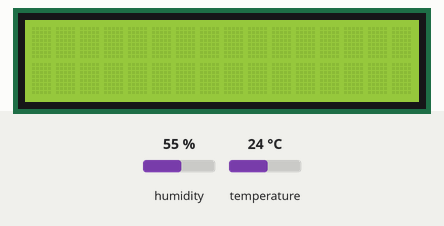
The sketch below on a simulated Arduino Uno, built with avr-gcc and run on an emulated ATmega328P. Shown: 16×2 character LCD. Inputs (shaded band) come from the test bench; at power-on: humidity 55 %, temperature 24 °C. The modem accepts every AT command (registered, SIM ready, sends succeed) and sends nothing else; what the sketch prints to the serial monitor is not drawn.

Above: at 1.2 s.
1.3 s: humidity set to 22 %
At 8.7 s:
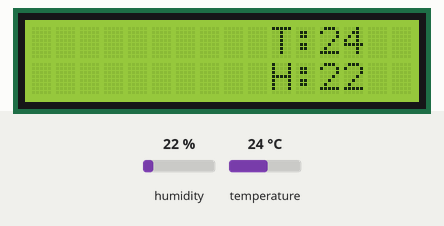
8.8 s: temperature set to 12 °C
At 16.1 s:
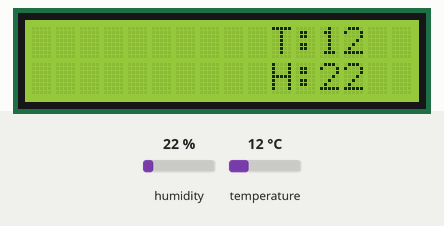
16.3 s: humidity set to 40 %
At 23.2 s:
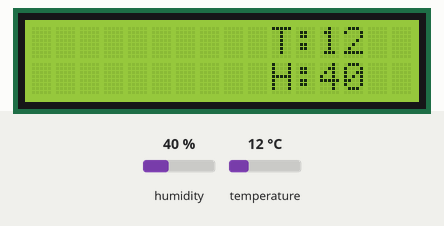
23.5 s: temperature set to 19 °C
At 30.0 s:
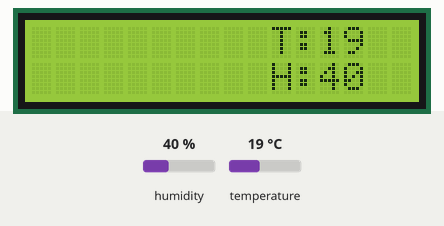
Timing chart, 0 to 31.3 s (numbered marks = the images above; inputs shaded):
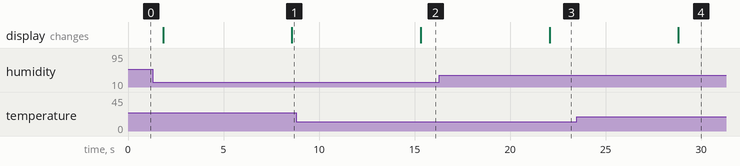

Measured:
- after the input at 1.3 s, the display: first differs from a run without the input after 7.3 s (image 1)
- after the input at 8.8 s, the display: changes after 6.5 s (image 2)
- after the input at 16.3 s, the display: changes after 5.8 s (image 3)
- after the input at 23.5 s, the display: changes after 5.3 s (image 4)

The sketch:

SmartFarm_code1.ino
```cpp
#include <SoftwareSerial.h>
#include <dht11.h>
#define RX 2
#define TX 3
#define dht_apin 11 // Analog Pin sensor is connected to

// Include lcd libraries
#include <Wire.h>
#include <LiquidCrystal_I2C.h>


dht11 dhtObject;
String AP = "";       // SSID NAME
String PASS = ""; //  PASSWORD
String API = "";   // Thingspeak Write  API KEY
String HOST = "api.thingspeak.com";
String PORT = "80";
int countTrueCommand;
int countTimeCommand;
boolean found = false;
int valSensor = 1;

SoftwareSerial esp8266(RX,TX);

// establish connection with lcd
LiquidCrystal_I2C lcd(0x27,2,1,0,4,5,6,7,3, POSITIVE);

void setup() {
  Serial.begin(9600);
  esp8266.begin(115200);
  sendCommand("AT",5,"OK");
  sendCommand("AT+CWMODE=1",5,"OK");
  sendCommand("AT+CWJAP=\""+ AP +"\",\""+ PASS +"\"",20,"OK");

  //initialize lcd screen
  lcd.begin(16,2);
  lcd.clear();
}

void loop() {

 String getData = "GET /update?api_key="+ API +"&field1="+getTemperatureValue()+"&field2="+getHumidityValue();
 sendCommand("AT+CIPMUX=1",5,"OK");
 sendCommand("AT+CIPSTART=0,\"TCP\",\""+ HOST +"\","+ PORT,15,"OK");
 sendCommand("AT+CIPSEND=0," +String(getData.length()+4),4,">");
 esp8266.println(getData);delay(1500);countTrueCommand++;
 sendCommand("AT+CIPCLOSE=0",5,"OK");

   //Print values on lcd
   //Temperatura:
      int temp = dhtObject.temperature;
      lcd.setCursor(10,0);
      lcd.print("T:");
      lcd.setCursor(12,0);
      lcd.print(temp);

     //Humedad:
      int humidity = dhtObject.humidity;
      lcd.setCursor(10,1);
      lcd.print("H:");
      lcd.setCursor(12,1);
      lcd.print(humidity);
      delay(5000);

}


String getTemperatureValue(){

   dhtObject.read(dht_apin);
   Serial.print(" Temperature(C)= ");
   int temp = dhtObject.temperature;
   Serial.println(temp);
   delay(50);
   return String(temp);


}


String getHumidityValue(){

   dhtObject.read(dht_apin);
   Serial.print(" Humidity in %= ");
   int humidity = dhtObject.humidity;
   Serial.println(humidity);
   delay(50);
   return String(humidity);


}

void sendCommand(String command, int maxTime, char readReplay[]) {
  Serial.print(countTrueCommand);
  Serial.print(". at command => ");
  Serial.print(command);
  Serial.print(" ");
  while(countTimeCommand < (maxTime*1))
  {
    esp8266.println(command);//at+cipsend
    if(esp8266.find(readReplay))//ok
    {
      found = true;
      break;
    }

    countTimeCommand++;
  }

  if(found == true)
  {
    Serial.println("OYI");
    countTrueCommand++;
    countTimeCommand = 0;
  }

  if(found == false)
  {
    Serial.println("Fail");
    countTrueCommand = 0;
    countTimeCommand = 0;
  }

  found = false;
 }
```
